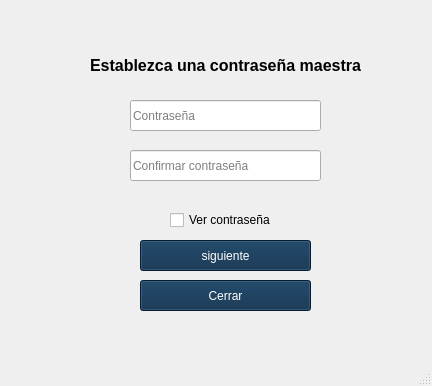
<?xml version="1.0" encoding="UTF-8"?>
<ui version="4.0">
 <class>MainWindow</class>
 <widget class="QMainWindow" name="MainWindow">
  <property name="geometry">
   <rect>
    <x>0</x>
    <y>0</y>
    <width>432</width>
    <height>386</height>
   </rect>
  </property>
  <property name="windowTitle">
   <string>Bienvenido a -Martin Electronic's-</string>
  </property>
  <property name="windowIcon">
   <iconset resource="../../recursos/recursos.qrc">
    <normaloff>:/iconos/iconos/Logo.png</normaloff>:/iconos/iconos/Logo.png</iconset>
  </property>
  <property name="styleSheet">
   <string notr="true">QPushButton {
	background-color: rgb(8, 42, 73);
	color: rgb(255,255,255);
	font: 700 12pt &quot;Segoe UI&quot;;
}
QPushButton: hover {
	background-color: rgb(76, 110, 184)
}</string>
  </property>
  <widget class="QWidget" name="centralwidget">
   <widget class="QLabel" name="mensaje">
    <property name="geometry">
     <rect>
      <x>120</x>
      <y>190</y>
      <width>211</width>
      <height>20</height>
     </rect>
    </property>
    <property name="styleSheet">
     <string notr="true">color: rgb(255, 0, 0);</string>
    </property>
    <property name="text">
     <string>&lt;html&gt;&lt;head/&gt;&lt;body&gt;&lt;p align=&quot;center&quot;&gt;&lt;span style=&quot; font-size:10pt;&quot;&gt;&lt;br/&gt;&lt;/span&gt;&lt;/p&gt;&lt;/body&gt;&lt;/html&gt;</string>
    </property>
   </widget>
   <widget class="QPushButton" name="btnsig">
    <property name="geometry">
     <rect>
      <x>140</x>
      <y>240</y>
      <width>171</width>
      <height>31</height>
     </rect>
    </property>
    <property name="styleSheet">
     <string notr="true"/>
    </property>
    <property name="text">
     <string>siguiente</string>
    </property>
   </widget>
   <widget class="QLineEdit" name="cont">
    <property name="geometry">
     <rect>
      <x>130</x>
      <y>100</y>
      <width>191</width>
      <height>31</height>
     </rect>
    </property>
    <property name="styleSheet">
     <string notr="true">font: 700 12pt &quot;Segoe UI&quot;;</string>
    </property>
    <property name="echoMode">
     <enum>QLineEdit::EchoMode::Password</enum>
    </property>
    <property name="dragEnabled">
     <bool>false</bool>
    </property>
    <property name="placeholderText">
     <string>Contraseña</string>
    </property>
   </widget>
   <widget class="QCheckBox" name="checkvercont">
    <property name="geometry">
     <rect>
      <x>170</x>
      <y>210</y>
      <width>121</width>
      <height>20</height>
     </rect>
    </property>
    <property name="text">
     <string>Ver contraseña</string>
    </property>
   </widget>
   <widget class="QLabel" name="label">
    <property name="geometry">
     <rect>
      <x>90</x>
      <y>40</y>
      <width>271</width>
      <height>51</height>
     </rect>
    </property>
    <property name="text">
     <string>&lt;html&gt;&lt;head/&gt;&lt;body&gt;&lt;p align=&quot;center&quot;&gt;&lt;span style=&quot; font-size:12pt; font-weight:700;&quot;&gt;Establezca una contraseña maestra&lt;/span&gt;&lt;/p&gt;&lt;/body&gt;&lt;/html&gt;</string>
    </property>
   </widget>
   <widget class="QLineEdit" name="cont_2">
    <property name="geometry">
     <rect>
      <x>130</x>
      <y>150</y>
      <width>191</width>
      <height>31</height>
     </rect>
    </property>
    <property name="styleSheet">
     <string notr="true">font: 700 12pt &quot;Segoe UI&quot;;</string>
    </property>
    <property name="echoMode">
     <enum>QLineEdit::EchoMode::Password</enum>
    </property>
    <property name="dragEnabled">
     <bool>false</bool>
    </property>
    <property name="placeholderText">
     <string>Confirmar contraseña</string>
    </property>
   </widget>
   <widget class="QPushButton" name="btncerr">
    <property name="geometry">
     <rect>
      <x>140</x>
      <y>280</y>
      <width>171</width>
      <height>31</height>
     </rect>
    </property>
    <property name="styleSheet">
     <string notr="true"/>
    </property>
    <property name="text">
     <string>Cerrar</string>
    </property>
   </widget>
  </widget>
  <widget class="QMenuBar" name="menubar">
   <property name="geometry">
    <rect>
     <x>0</x>
     <y>0</y>
     <width>432</width>
     <height>33</height>
    </rect>
   </property>
  </widget>
  <widget class="QStatusBar" name="statusbar"/>
 </widget>
 <tabstops>
  <tabstop>cont</tabstop>
  <tabstop>cont_2</tabstop>
  <tabstop>checkvercont</tabstop>
  <tabstop>btnsig</tabstop>
  <tabstop>btncerr</tabstop>
 </tabstops>
 <resources>
  <include location="../../recursos/recursos.qrc"/>
 </resources>
 <connections/>
</ui>
